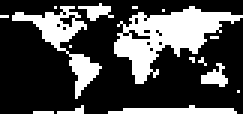
#> input picture led-matrix/assets/iss_view/world-map.png, 81 x 41 px, found by its file name (shown 3 times larger)
$ python create-map.py
#> lines starting #> are read from the running program, lines starting #| are printed output that depends on the picture; after the words box and inside, x2 and y2 are one past the last pixel; in counts of white or black regions, pixels touching at a corner belong together
from PIL import Image

WIDTH = 80
HEIGHT = 40

def main():
    img = Image.open("world-map.png").convert("1")
#> img is the input picture: PIL image 81x41 1; 34.1% white; 14 white regions (9 under 20 px), largest, box (x1, y1, x2, y2) and area: (38, 2, 81, 28) 463, (0, 35, 81, 41) 345, (4, 2, 34, 33) 231, (67, 21, 76, 29) 39, (26, 1, 38, 7) 35
    # img.thumbnail((WIDTH, HEIGHT), Image.BOX)
    img = img.resize((WIDTH, HEIGHT), Image.BOX)
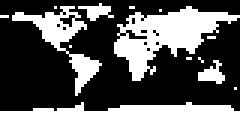
#> img: PIL image 80x40 1 (shown 3 times larger); 34.4% white; 14 white regions (9 under 20 px), largest, box (x1, y1, x2, y2) and area: (38, 2, 80, 27) 447, (0, 34, 80, 40) 341, (4, 2, 34, 32) 224, (66, 20, 75, 28) 39, (26, 1, 38, 7) 35

    img.save("converted-map.png", "PNG")

if __name__ == "__main__":
    main()
